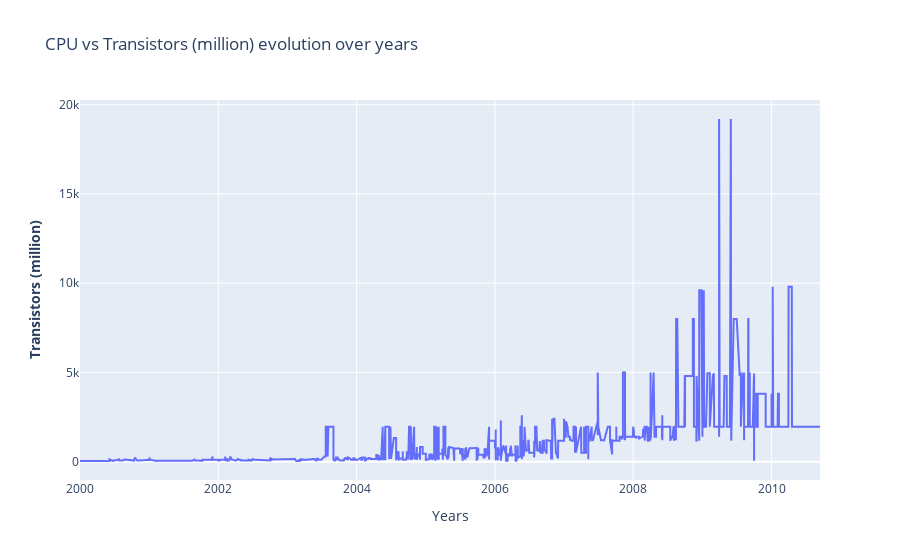
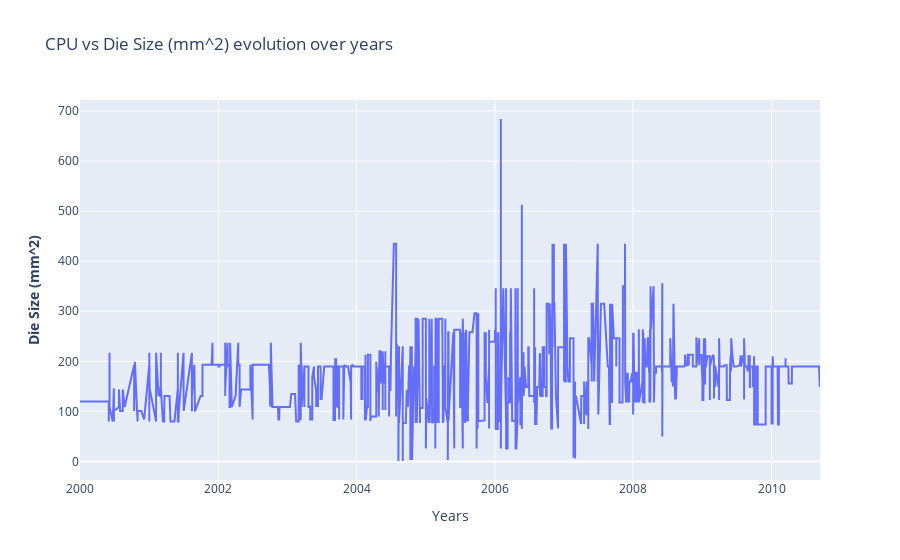

Notebook code cell kept with these figures, in order:
### Markdown cell above
#### CPU

### Code cell
fig_transistors = make_subplots()
fig_die = make_subplots()

# Add traces
fig_transistors.add_trace(
    go.Scatter(x= df_an.index, y=df_cpu["Transistors (million)"] ,name= "CPU")
)
# Add figure title
fig_transistors.update_layout(
    title_text="CPU vs Transistors (million) evolution over years"
)
# Set x-axis title
fig_transistors.update_xaxes(title_text="Years")
# Set y-axes titles
fig_transistors.update_yaxes(title_text="<b>Transistors (million)", secondary_y=False)

# Add traces
fig_die.add_trace(
    go.Scatter(x= df_an.index, y=df_cpu["Die Size (mm^2)"] ,name= "CPU")
)
# Add figure title
fig_die.update_layout(
    title_text="CPU vs Die Size (mm^2) evolution over years"
)
# Set x-axis title
fig_die.update_xaxes(title_text="Years")
# Set y-axes titles
fig_die.update_yaxes(title_text="<b>Die Size (mm^2)", secondary_y=False)

fig_transistors.show()
fig_die.show()

### Figure 1 — Plotly figure (JSON) as saved in the notebook; plotly's stock layout.template omitted (floating-point values rounded to 4 significant figures; data arrays with more than 128 entries replaced by an {"elided": "..."} marker saying what was removed)
{"data": [{"name": "CPU", "type": "scatter", "x": {"elided": "4745 str values"}, "y": {"elided": "2136 float values"}}], "layout": {"title": {"text": "CPU vs Transistors (million) evolution over years"}, "xaxis": {"anchor": "y", "domain": [0, 1], "title": {"text": "Years"}}, "yaxis": {"anchor": "x", "domain": [0, 1], "title": {"text": "<b>Transistors (million)"}}}}

### Figure 2 — Plotly figure (JSON) as saved in the notebook; plotly's stock layout.template omitted (floating-point values rounded to 4 significant figures; data arrays with more than 128 entries replaced by an {"elided": "..."} marker saying what was removed)
{"data": [{"name": "CPU", "type": "scatter", "x": {"elided": "4745 str values"}, "y": {"elided": "2136 float values"}}], "layout": {"title": {"text": "CPU vs Die Size (mm^2) evolution over years"}, "xaxis": {"anchor": "y", "domain": [0, 1], "title": {"text": "Years"}}, "yaxis": {"anchor": "x", "domain": [0, 1], "title": {"text": "<b>Die Size (mm^2)"}}}}
